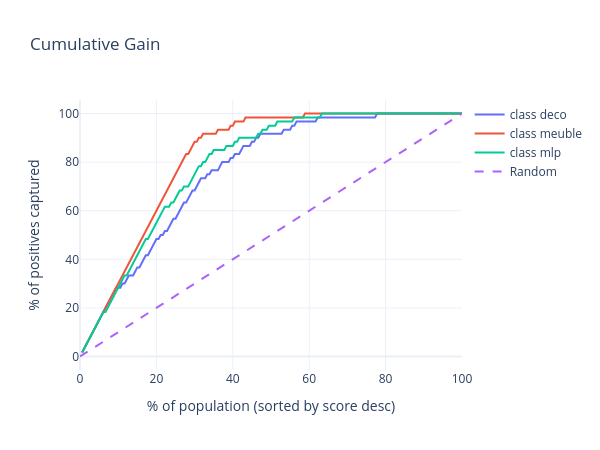

Source (notebook cell):
### Markdown cell above
## 5.2 Cumulative gain and lift

### Code cell
plot_lift(y_val, y_val_proba).show()

### Figure 1 — Plotly figure (JSON) as saved in the notebook; plotly's stock layout.template omitted (floating-point values rounded to 4 significant figures; data arrays with more than 128 entries replaced by an {"elided": "..."} marker saying what was removed)
{"data": [{"customdata": {"elided": "180x2 float values"}, "hovertemplate": "<b>class deco</b><br>Top %{x:.1f}% of population<br>Captures %{y:.1f}% of positives<br>Lift = %{customdata[0]:.2f}×<br>Volume = %{customdata[1]:,.0f} positives<extra></extra>", "mode": "lines", "name": "class deco", "type": "scatter", "x": {"elided": "180 float values"}, "y": {"elided": "180 float values"}}, {"customdata": {"elided": "180x2 float values"}, "hovertemplate": "<b>class meuble</b><br>Top %{x:.1f}% of population<br>Captures %{y:.1f}% of positives<br>Lift = %{customdata[0]:.2f}×<br>Volume = %{customdata[1]:,.0f} positives<extra></extra>", "mode": "lines", "name": "class meuble", "type": "scatter", "x": {"elided": "180 float values"}, "y": {"elided": "180 float values"}}, {"customdata": {"elided": "180x2 float values"}, "hovertemplate": "<b>class mlp</b><br>Top %{x:.1f}% of population<br>Captures %{y:.1f}% of positives<br>Lift = %{customdata[0]:.2f}×<br>Volume = %{customdata[1]:,.0f} positives<extra></extra>", "mode": "lines", "name": "class mlp", "type": "scatter", "x": {"elided": "180 float values"}, "y": {"elided": "180 float values"}}, {"hoverinfo": "skip", "line": {"dash": "dash"}, "mode": "lines", "name": "Random", "type": "scatter", "x": [0, 100], "y": [0, 100]}], "layout": {"height": 450, "title": {"text": "Cumulative Gain"}, "width": 600, "xaxis": {"title": {"text": "% of population (sorted by score desc)"}}, "yaxis": {"title": {"text": "% of positives captured"}}}}
